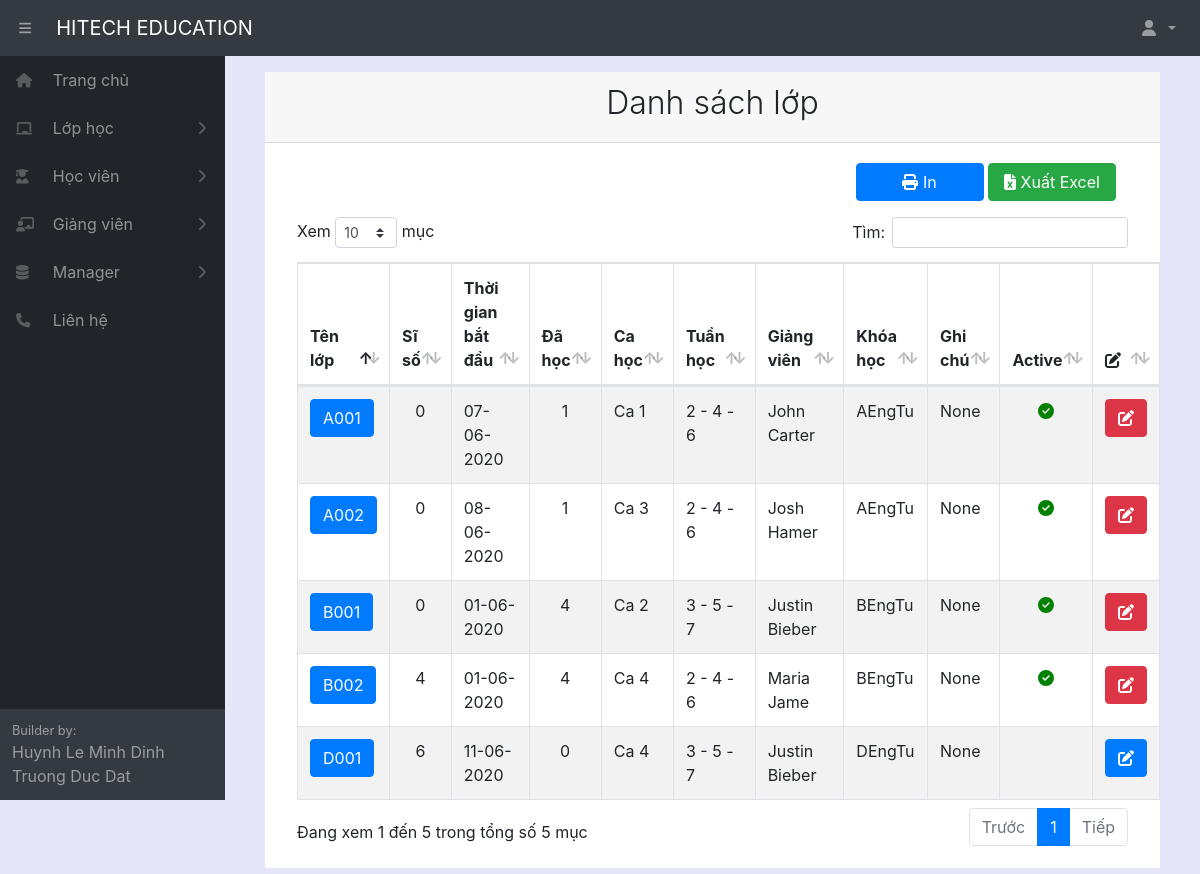
/listclass/ (signed in), run on the app's committed database.
### home/models.py (models this page shows)
class Classname(models.Model):
    fullname = models.CharField(max_length=100, verbose_name="Tên lớp học")
    startdate = models.DateField(auto_now_add=True, verbose_name="Ngày bắt đầu")
    room = models.ForeignKey(Room, null= True, on_delete=models.SET_NULL)
    unit = models.ForeignKey(Unit, null = True, on_delete=models.SET_NULL)
    timeshift = models.ForeignKey(TimeShift, null = True, on_delete=models.SET_NULL)
    startdate = models.DateField(verbose_name="Ngày bắt đầu học")
    timeweek = models.ForeignKey(TimeWeek, null = True, on_delete=models.SET_NULL)
    teacher = models.ForeignKey(Teacher, null = True, on_delete=models.SET_NULL)
    datecount = models.IntegerField(default=0, blank=True, verbose_name="Số buổi học")
    note = models.CharField(max_length=300, null = True, blank=True, verbose_name="Ghi chú")
    active = models.BooleanField(default=True, verbose_name="Trạng thái")
    def __str__(self):
        return  self.fullname
    class Meta:
        ordering =["fullname"]
        verbose_name_plural = "Lớp học"

class TimeShift(models.Model):
    fullname = models.CharField(max_length=100, verbose_name="Tên ca học")
    infomation = models.CharField(max_length=1000, blank=True, verbose_name="Thông tin ca học")
    timestart = models.TimeField(null = True, blank=True, verbose_name="Giờ bắt đầu")
    timeend = models.TimeField(null = True, blank=True, verbose_name="Giờ kết thúc")
    active = models.BooleanField(default=True, verbose_name="Trạng thái")
    def __str__(self):
        return  self.fullname
    class Meta:
        ordering =["fullname"]
        verbose_name_plural = "Ca học"

class TimeWeek(models.Model):
    name = models.CharField(max_length=100, verbose_name="Loại")
    def __str__(self):
        return  self.name
    class Meta:
        ordering =["name"]
        verbose_name_plural = "Ngày học trong tuần"

class Teacher(models.Model):
    fullname = models.CharField(max_length=100, verbose_name="Tên giáo viên")
    gender = models.ForeignKey(Gender, null= True, on_delete=models.SET_NULL)
    birthday = models.DateField(verbose_name="Ngày sinh")
    identity_card = models.CharField(max_length=100, null = True, blank=True, verbose_name="CMND")
    phonenumber = models.CharField(max_length=100, null = True, blank=True, verbose_name="SDT")
    email = models.CharField(max_length=100, null = True, blank=True, verbose_name="Email")
    adress = models.CharField(max_length=300, null = True, blank=True, verbose_name="Địa chỉ")
    create_date = models.DateField(auto_now_add=True, verbose_name="Ngày tạo thông tin")
    note = models.CharField(max_length=300, null = True, blank=True, verbose_name="Ghi chú")
    active = models.BooleanField(default=True, verbose_name="Trạng thái")
    def __str__(self):
        return  self.fullname
    class Meta:
        ordering =["fullname"]
        verbose_name_plural = "Giáo viên"

class Unit(models.Model):
    fullname = models.CharField(max_length=100, verbose_name="Tên khóa học")
    infomation = models.CharField(max_length=1000, blank=True, null=True, verbose_name="Thông tin khóa học")
    fee = models.IntegerField(default=0, verbose_name="Học phí khóa học")
    active = models.BooleanField(default=True, verbose_name="Trạng thái")
    def __str__(self):
        return  self.fullname
    class Meta:
        ordering =["fullname"]
        verbose_name_plural = "Khóa học"

### home/decorators.py (the view)
        def wrapper_func(request, *args, **kwargs):
            group = None
            if request.user.groups.exists():
                group = request.user.groups.all()[0].name
            if group in allowed_roles:
                return view_func(request, *args, **kwargs)
            else:
                return redirect('errorrole')

### home/views.py (called while the page is built)
@login_required(login_url='login')
@allowed_users(allowed_roles=['admin','manager','staff'])
def listClass(request):
    schedule = Schedule.objects.all()
    listclass = Classname.objects.all()
    arraya = []
    for itema in listclass:
        SLa = {}
        SLa['idclass'] = itema.pk
        SLa['number'] = Student.objects.filter(classname_id=itema).count()
        arraya.append(SLa)
    arrayb = []
    for itemb in listclass:
        SLb = {}
        SLb['class'] = itemb.fullname
        SLb['number'] = Schedule.objects.filter(classname=itemb,active=1).count()
        arrayb.append(SLb)
    context = {'listclass': listclass,'schedule':schedule,'SLa':arraya,'SLb':arrayb}
    return render(request, 'class/listclass.html', context)

### home/templates/class/listClass.html (shortened to what this page needs)
{% extends "pages/base.html" %}
{% block content %}
{% load static %}
<div class="card-header">
    <h2 class="text-center font-weight-light">Danh sách lớp</h2>
</div>
<div class="card-body">
    <div class="col-md-12 row">
        <div style="margin-left: auto; padding-bottom: 1em;">
            <div>
                <button name="print" onclick="printfail()" style="width: 8em;" type="button" class="btn btn-primary"><i
                        class="fas fa-print"></i> In</button>
                <button name="exportExcel" onclick="printfail()" style="width: 8em;" type="button"
                    class="btn btn-success"><i class="fas fa-file-excel"></i> Xuất Excel</button>
            </div>
        </div>
    </div>
    <div class="col-md-12">
        <table id="example" class="table table-striped table-bordered" style="width:100%">
            <thead>
                <tr>
                    <th style="width: 10%;">Tên lớp</th>
                    <th style="width: 5%;">Sĩ số</th>
                    <th style="width: 10%;">Thời gian bắt đầu</th>
                    <th style="width: 5%;">Đã học</th>
                    <th style="width: 5%;">Ca học</th>
                    <th style="width: 5%;">Tuần học</th>
                    <th style="width: 15%;">Giảng viên</th>
                    <th style="width: 10%;">Khóa học</th>
                    <th style="width: 15%;">Ghi chú</th>
                    <th style="width: 5%;">Active</th>
                    <th style="width: 5%;"><i class="fas fa-edit"></i></a></th>
                </tr>
            </thead>
            <tbody>
                {% for i in listclass %}
                <tr>
                    <td>
                        <a class="btn btn-primary" href="/classstudent/{{ i.pk }}">{{ i.fullname}}</a>
                    </td>
                    <td style="text-align: center;">
                        {% for itema in SLa %}
                        {% if itema.idclass == i.pk %}
                        {{itema.number}}
                        {% endif %}
                        {% endfor %}
                    </td>
                    <td>{{ i.startdate|date:"d-m-Y"}}</td>
                    <td style="text-align: center;">
                        {% for itemb in SLb %}
                        {% if itemb.class == i.fullname %}
                        {{itemb.number}}
                        {% endif %}
                        {% endfor %}
                    </td>
                    <td>{{ i.timeshift}}</td>
                    <td>{{ i.timeweek}}</td>
                    <td>{{ i.teacher}}</td>
                    <td>{{ i.unit}}</td>
                    <td>{{ i.note}}</td>
                    <td style="text-align: center;">
                        {% if i.active %}
                        <i style="color: green; " class="fas fa-check-circle"></i>
                        {%endif%}
                    </td>
                    <td style="text-align: center;">
                        {% if i.active %}
                        <a class="btn btn-danger" onclick="warningedit()"><i class="fas fa-edit"
                                style="color: white;"></i></a>
                        {% else %}
                        <a class="btn btn-primary" href="/class/{{ i.pk }}"><i class="fas fa-edit"></i></a>
                        {% endif %}
                    </td>
                </tr>
                {% endfor %}
            </tbody>
        </table>
    </div>
</div>
</div>
</div>
{% endblock content %}

### data on the page
Classname: fullname "A001", number "0", startdate "07-06-2020", number "1", timeshift "Ca 1", timeweek "2 - 4 - 6", teacher "John Carter", unit "AEngTu", note "None", active True (drawn)
Classname: fullname "A002", number "0", startdate "08-06-2020", number "1", timeshift "Ca 3", timeweek "2 - 4 - 6", teacher "Josh Hamer", unit "AEngTu", note "None", active True (drawn)
Classname: fullname "B001", number "0", startdate "01-06-2020", number "4", timeshift "Ca 2", timeweek "3 - 5 - 7", teacher "Justin Bieber", unit "BEngTu", note "None", active True (drawn)
Classname: fullname "B002", number "4", startdate "01-06-2020", number "4", timeshift "Ca 4", timeweek "2 - 4 - 6", teacher "Maria Jame", unit "BEngTu", note "None", active True (drawn)
Classname: fullname "D001", number "6", startdate "11-06-2020", number "0", timeshift "Ca 4", timeweek "3 - 5 - 7", teacher "Justin Bieber", unit "DEngTu", note "None"
